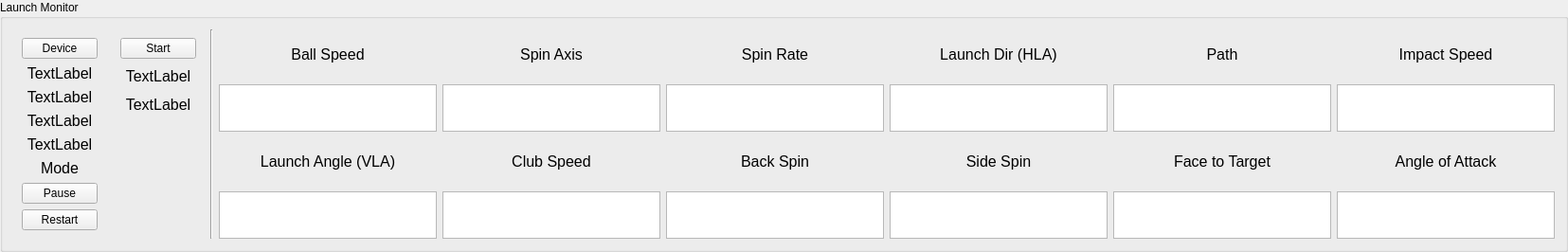
             <widget class="QGroupBox" name="launch_monitor_groupbox">
              <property name="title">
               <string>Launch Monitor</string>
              </property>
              <layout class="QHBoxLayout" name="horizontalLayout_13">
               <item>
                <layout class="QHBoxLayout" name="horizontalLayout_12" stretch="0,0,0,0">
                 <property name="sizeConstraint">
                  <enum>QLayout::SizeConstraint::SetDefaultConstraint</enum>
                 </property>
                 <item>
                  <widget class="QWidget" name="device_control_widget" native="true">
                   <layout class="QVBoxLayout" name="verticalLayout_8">
                    <property name="sizeConstraint">
                     <enum>QLayout::SizeConstraint::SetDefaultConstraint</enum>
                    </property>
                    <item>
                     <widget class="QPushButton" name="select_device_button">
                      <property name="sizePolicy">
                       <sizepolicy hsizetype="Minimum" vsizetype="Fixed">
                        <horstretch>0</horstretch>
                        <verstretch>0</verstretch>
                       </sizepolicy>
                      </property>
                      <property name="maximumSize">
                       <size>
                        <width>16777215</width>
                        <height>16777215</height>
                       </size>
                      </property>
                      <property name="text">
                       <string>Device</string>
                      </property>
                     </widget>
                    </item>
                    <item>
                     <widget class="QLabel" name="selected_device">
                      <property name="font">
                       <font>
                        <pointsize>12</pointsize>
                       </font>
                      </property>
                      <property name="text">
                       <string>TextLabel</string>
                      </property>
                      <property name="alignment">
                       <set>Qt::AlignmentFlag::AlignCenter</set>
                      </property>
                      <property name="margin">
                       <number>5</number>
                      </property>
                     </widget>
                    </item>
                    <item>
                     <widget class="QLabel" name="selected_mirror_app">
                      <property name="sizePolicy">
                       <sizepolicy hsizetype="Preferred" vsizetype="Preferred">
                        <horstretch>0</horstretch>
                        <verstretch>0</verstretch>
                       </sizepolicy>
                      </property>
                      <property name="minimumSize">
                       <size>
                        <width>0</width>
                        <height>0</height>
                       </size>
                      </property>
                      <property name="font">
                       <font>
                        <pointsize>12</pointsize>
                        <bold>false</bold>
                       </font>
                      </property>
                      <property name="text">
                       <string>TextLabel</string>
                      </property>
                      <property name="alignment">
                       <set>Qt::AlignmentFlag::AlignCenter</set>
                      </property>
                      <property name="margin">
                       <number>5</number>
                      </property>
                     </widget>
                    </item>
                    <item>
                     <widget class="QLabel" name="connector_status">
                      <property name="font">
                       <font>
                        <pointsize>12</pointsize>
                       </font>
                      </property>
                      <property name="text">
                       <string>TextLabel</string>
                      </property>
                      <property name="alignment">
                       <set>Qt::AlignmentFlag::AlignCenter</set>
                      </property>
                      <property name="margin">
                       <number>5</number>
                      </property>
                     </widget>
                    </item>
                    <item>
                     <widget class="QLabel" name="ocr_training_file_label">
                      <property name="font">
                       <font>
                        <pointsize>12</pointsize>
                       </font>
                      </property>
                      <property name="text">
                       <string>TextLabel</string>
                      </property>
                      <property name="alignment">
                       <set>Qt::AlignmentFlag::AlignCenter</set>
                      </property>
                      <property name="margin">
                       <number>5</number>
                      </property>
                     </widget>
                    </item>
                    <item>
                     <widget class="QLabel" name="mode_label">
                      <property name="font">
                       <font>
                        <pointsize>12</pointsize>
                       </font>
                      </property>
                      <property name="text">
                       <string>Mode</string>
                      </property>
                      <property name="alignment">
                       <set>Qt::AlignmentFlag::AlignCenter</set>
                      </property>
                      <property name="margin">
                       <number>5</number>
                      </property>
                     </widget>
                    </item>
                    <item>
                     <widget class="QPushButton" name="pause_button">
                      <property name="text">
                       <string>Pause</string>
                      </property>
                     </widget>
                    </item>
                    <item>
                     <widget class="QPushButton" name="restart_button">
                      <property name="text">
                       <string>Restart</string>
                      </property>
                     </widget>
                    </item>
                   </layout>
                  </widget>
                 </item>
                 <item>
                  <widget class="QWidget" name="server_control_widget" native="true">
                   <layout class="QVBoxLayout" name="verticalLayout_12">
                    <property name="sizeConstraint">
                     <enum>QLayout::SizeConstraint::SetDefaultConstraint</enum>
                    </property>
                    <item>
                     <widget class="QPushButton" name="start_server_button">
                      <property name="sizePolicy">
                       <sizepolicy hsizetype="Minimum" vsizetype="Fixed">
                        <horstretch>0</horstretch>
                        <verstretch>0</verstretch>
                       </sizepolicy>
                      </property>
                      <property name="maximumSize">
                       <size>
                        <width>16777215</width>
                        <height>16777215</height>
                       </size>
                      </property>
                      <property name="text">
                       <string>Start</string>
                      </property>
                     </widget>
                    </item>
                    <item>
                     <widget class="QLabel" name="server_status_label">
                      <property name="font">
                       <font>
                        <pointsize>12</pointsize>
                       </font>
                      </property>
                      <property name="text">
                       <string>TextLabel</string>
                      </property>
                      <property name="alignment">
                       <set>Qt::AlignmentFlag::AlignCenter</set>
                      </property>
                      <property name="margin">
                       <number>5</number>
                      </property>
                     </widget>
                    </item>
                    <item>
                     <widget class="QLabel" name="server_connection_label">
                      <property name="sizePolicy">
                       <sizepolicy hsizetype="Preferred" vsizetype="Preferred">
                        <horstretch>0</horstretch>
                        <verstretch>0</verstretch>
                       </sizepolicy>
                      </property>
                      <property name="minimumSize">
                       <size>
                        <width>0</width>
                        <height>0</height>
                       </size>
                      </property>
                      <property name="font">
                       <font>
                        <pointsize>12</pointsize>
                        <bold>false</bold>
                       </font>
                      </property>
                      <property name="text">
                       <string>TextLabel</string>
                      </property>
                      <property name="alignment">
                       <set>Qt::AlignmentFlag::AlignCenter</set>
                      </property>
                      <property name="margin">
                       <number>5</number>
                      </property>
                     </widget>
                    </item>
                    <item>
                     <widget class="QLabel" name="launch_monitor_rssi_label">
                      <property name="sizePolicy">
                       <sizepolicy hsizetype="Preferred" vsizetype="Preferred">
                        <horstretch>0</horstretch>
                        <verstretch>0</verstretch>
                       </sizepolicy>
                      </property>
                      <property name="minimumSize">
                       <size>
                        <width>0</width>
                        <height>0</height>
                       </size>
                      </property>
                      <property name="font">
                       <font>
                        <pointsize>12</pointsize>
                        <bold>false</bold>
                       </font>
                      </property>
                      <property name="text">
                       <string/>
                      </property>
                      <property name="alignment">
                       <set>Qt::AlignmentFlag::AlignCenter</set>
                      </property>
                      <property name="margin">
                       <number>5</number>
                      </property>
                     </widget>
                    </item>
                    <item>
                     <widget class="QLabel" name="launch_monitor_battery_label">
                      <property name="sizePolicy">
                       <sizepolicy hsizetype="Preferred" vsizetype="Preferred">
                        <horstretch>0</horstretch>
                        <verstretch>0</verstretch>
                       </sizepolicy>
                      </property>
                      <property name="minimumSize">
                       <size>
                        <width>0</width>
                        <height>0</height>
                       </size>
                      </property>
                      <property name="font">
                       <font>
                        <pointsize>12</pointsize>
                        <bold>false</bold>
                       </font>
                      </property>
                      <property name="text">
                       <string/>
                      </property>
                      <property name="alignment">
                       <set>Qt::AlignmentFlag::AlignCenter</set>
                      </property>
                      <property name="margin">
                       <number>5</number>
                      </property>
                     </widget>
                    </item>
                    <item>
                     <widget class="QLabel" name="launch_monitor_event_label">
                      <property name="sizePolicy">
                       <sizepolicy hsizetype="Preferred" vsizetype="Preferred">
                        <horstretch>0</horstretch>
                        <verstretch>0</verstretch>
                       </sizepolicy>
                      </property>
                      <property name="minimumSize">
                       <size>
                        <width>0</width>
                        <height>0</height>
                       </size>
                      </property>
                      <property name="font">
                       <font>
                        <pointsize>12</pointsize>
                        <bold>false</bold>
                       </font>
                      </property>
                      <property name="text">
                       <string/>
                      </property>
                      <property name="alignment">
                       <set>Qt::AlignmentFlag::AlignCenter</set>
                      </property>
                      <property name="margin">
                       <number>5</number>
                      </property>
                     </widget>
                    </item>
                    <item>
                     <widget class="QLabel" name="token_expiry_label">
                      <property name="sizePolicy">
                       <sizepolicy hsizetype="Preferred" vsizetype="Preferred">
                        <horstretch>0</horstretch>
                        <verstretch>0</verstretch>
                       </sizepolicy>
                      </property>
                      <property name="minimumSize">
                       <size>
                        <width>0</width>
                        <height>0</height>
                       </size>
                      </property>
                      <property name="font">
                       <font>
                        <pointsize>12</pointsize>
                        <bold>false</bold>
                       </font>
                      </property>
                      <property name="text">
                       <string/>
                      </property>
                      <property name="alignment">
                       <set>Qt::AlignmentFlag::AlignCenter</set>
                      </property>
                      <property name="margin">
                       <number>5</number>
                      </property>
                     </widget>
                    </item>
                   </layout>
                  </widget>
                 </item>
                 <item>
                  <widget class="Line" name="line">
                   <property name="orientation">
                    <enum>Qt::Orientation::Vertical</enum>
                   </property>
                  </widget>
                 </item>
                 <item>
                  <layout class="QVBoxLayout" name="edit_field_layout">
                   <item>
                    <layout class="QHBoxLayout" name="horizontalLayout_7">
                     <property name="sizeConstraint">
                      <enum>QLayout::SizeConstraint::SetFixedSize</enum>
                     </property>
                    </layout>
                   </item>
                   <item>
                    <layout class="QHBoxLayout" name="horizontalLayout_2">
                     <property name="sizeConstraint">
                      <enum>QLayout::SizeConstraint::SetFixedSize</enum>
                     </property>
                     <item>
                      <widget class="QLabel" name="label_2">
                       <property name="font">
                        <font>
                         <pointsize>12</pointsize>
                        </font>
                       </property>
                       <property name="text">
                        <string>Ball Speed</string>
                       </property>
                       <property name="alignment">
                        <set>Qt::AlignmentFlag::AlignCenter</set>
                       </property>
                      </widget>
                     </item>
                     <item>
                      <widget class="QLabel" name="label_3">
                       <property name="font">
                        <font>
                         <pointsize>12</pointsize>
                        </font>
                       </property>
                       <property name="text">
                        <string>Spin Axis</string>
                       </property>
                       <property name="alignment">
                        <set>Qt::AlignmentFlag::AlignCenter</set>
                       </property>
                      </widget>
                     </item>
                     <item>
                      <widget class="QLabel" name="label">
                       <property name="font">
                        <font>
                         <pointsize>12</pointsize>
                        </font>
                       </property>
                       <property name="text">
                        <string>Spin Rate</string>
                       </property>
                       <property name="alignment">
                        <set>Qt::AlignmentFlag::AlignCenter</set>
                       </property>
                      </widget>
                     </item>
                     <item>
                      <widget class="QLabel" name="label_4">
                       <property name="font">
                        <font>
                         <pointsize>12</pointsize>
                        </font>
                       </property>
                       <property name="text">
                        <string>Launch Dir (HLA)</string>
                       </property>
                       <property name="alignment">
                        <set>Qt::AlignmentFlag::AlignCenter</set>
                       </property>
                      </widget>
                     </item>
                     <item>
                      <widget class="QLabel" name="label_6">
                       <property name="font">
                        <font>
                         <pointsize>12</pointsize>
                        </font>
                       </property>
                       <property name="text">
                        <string>Path</string>
                       </property>
                       <property name="alignment">
                        <set>Qt::AlignmentFlag::AlignCenter</set>
                       </property>
                      </widget>
                     </item>
                     <item>
                      <widget class="QLabel" name="label_9">
                       <property name="font">
                        <font>
                         <pointsize>12</pointsize>
                        </font>
                       </property>
                       <property name="text">
                        <string>Impact Speed</string>
                       </property>
                       <property name="alignment">
                        <set>Qt::AlignmentFlag::AlignCenter</set>
                       </property>
                      </widget>
                     </item>
                    </layout>
                   </item>
                   <item>
                    <layout class="QHBoxLayout" name="edit_field_layout1">
                     <property name="sizeConstraint">
                      <enum>QLayout::SizeConstraint::SetFixedSize</enum>
                     </property>
                     <item>
                      <widget class="QTextEdit" name="speed_edit">
                       <property name="sizePolicy">
                        <sizepolicy hsizetype="Maximum" vsizetype="Maximum">
                         <horstretch>0</horstretch>
                         <verstretch>0</verstretch>
                        </sizepolicy>
                       </property>
                       <property name="maximumSize">
                        <size>
                         <width>230</width>
                         <height>50</height>
                        </size>
                       </property>
                       <property name="font">
                        <font>
                         <pointsize>14</pointsize>
                        </font>
                       </property>
                      </widget>
                     </item>
                     <item>
                      <widget class="QTextEdit" name="spin_axis_edit">
                       <property name="sizePolicy">
                        <sizepolicy hsizetype="Maximum" vsizetype="Maximum">
                         <horstretch>0</horstretch>
                         <verstretch>0</verstretch>
                        </sizepolicy>
                       </property>
                       <property name="maximumSize">
                        <size>
                         <width>230</width>
                         <height>50</height>
                        </size>
                       </property>
                       <property name="font">
                        <font>
                         <pointsize>14</pointsize>
                        </font>
                       </property>
                      </widget>
                     </item>
                     <item>
                      <widget class="QTextEdit" name="total_spin_edit">
                       <property name="sizePolicy">
                        <sizepolicy hsizetype="Maximum" vsizetype="Maximum">
                         <horstretch>0</horstretch>
                         <verstretch>0</verstretch>
                        </sizepolicy>
                       </property>
                       <property name="maximumSize">
                        <size>
                         <width>230</width>
                         <height>50</height>
                        </size>
                       </property>
                       <property name="font">
                        <font>
                         <pointsize>14</pointsize>
                        </font>
                       </property>
                      </widget>
                     </item>
                     <item>
                      <widget class="QTextEdit" name="hla_edit">
                       <property name="sizePolicy">
                        <sizepolicy hsizetype="Maximum" vsizetype="Maximum">
                         <horstretch>0</horstretch>
                         <verstretch>0</verstretch>
                        </sizepolicy>
                       </property>
                       <property name="maximumSize">
                        <size>
                         <width>230</width>
                         <height>50</height>
                        </size>
                       </property>
                       <property name="font">
                        <font>
                         <pointsize>14</pointsize>
                        </font>
                       </property>
                      </widget>
                     </item>
                     <item>
                      <widget class="QTextEdit" name="path_edit">
                       <property name="sizePolicy">
                        <sizepolicy hsizetype="Maximum" vsizetype="Maximum">
                         <horstretch>0</horstretch>
                         <verstretch>0</verstretch>
                        </sizepolicy>
                       </property>
                       <property name="maximumSize">
                        <size>
                         <width>230</width>
                         <height>50</height>
                        </size>
                       </property>
                       <property name="font">
                        <font>
                         <pointsize>14</pointsize>
                        </font>
                       </property>
                      </widget>
                     </item>
                     <item>
                      <widget class="QTextEdit" name="speed_at_impact_edit">
                       <property name="sizePolicy">
                        <sizepolicy hsizetype="Maximum" vsizetype="Maximum">
                         <horstretch>0</horstretch>
                         <verstretch>0</verstretch>
                        </sizepolicy>
                       </property>
                       <property name="maximumSize">
                        <size>
                         <width>230</width>
                         <height>50</height>
                        </size>
                       </property>
                       <property name="font">
                        <font>
                         <pointsize>14</pointsize>
                        </font>
                       </property>
                      </widget>
                     </item>
                    </layout>
                   </item>
                   <item>
                    <layout class="QHBoxLayout" name="horizontalLayout_5">
                     <property name="sizeConstraint">
                      <enum>QLayout::SizeConstraint::SetFixedSize</enum>
                     </property>
                     <item>
                      <widget class="QLabel" name="label_7">
                       <property name="font">
                        <font>
                         <pointsize>12</pointsize>
                        </font>
                       </property>
                       <property name="text">
                        <string>Launch Angle (VLA)</string>
                       </property>
                       <property name="alignment">
                        <set>Qt::AlignmentFlag::AlignCenter</set>
                       </property>
                      </widget>
                     </item>
                     <item>
                      <widget class="QLabel" name="label_8">
                       <property name="font">
                        <font>
                         <pointsize>12</pointsize>
                        </font>
                       </property>
                       <property name="text">
                        <string>Club Speed</string>
                       </property>
                       <property name="alignment">
                        <set>Qt::AlignmentFlag::AlignCenter</set>
                       </property>
                      </widget>
                     </item>
                     <item>
                      <widget class="QLabel" name="label_5">
                       <property name="font">
                        <font>
                         <pointsize>12</pointsize>
                        </font>
                       </property>
                       <property name="text">
                        <string>Back Spin</string>
                       </property>
                       <property name="alignment">
                        <set>Qt::AlignmentFlag::AlignCenter</set>
                       </property>
                      </widget>
                     </item>
                     <item>
                      <widget class="QLabel" name="SideSpin">
                       <property name="font">
                        <font>
                         <pointsize>12</pointsize>
                        </font>
                       </property>
                       <property name="text">
                        <string>Side Spin</string>
                       </property>
                       <property name="alignment">
                        <set>Qt::AlignmentFlag::AlignCenter</set>
                       </property>
                      </widget>
                     </item>
                     <item>
                      <widget class="QLabel" name="SideSpin_2">
                       <property name="font">
                        <font>
                         <pointsize>12</pointsize>
                        </font>
                       </property>
                       <property name="text">
                        <string>Face to Target</string>
                       </property>
                       <property name="alignment">
                        <set>Qt::AlignmentFlag::AlignCenter</set>
                       </property>
                      </widget>
                     </item>
                     <item>
                      <widget class="QLabel" name="SideSpin_3">
                       <property name="font">
                        <font>
                         <pointsize>12</pointsize>
                        </font>
                       </property>
                       <property name="text">
                        <string>Angle of Attack</string>
                       </property>
                       <property name="alignment">
                        <set>Qt::AlignmentFlag::AlignCenter</set>
                       </property>
                      </widget>
                     </item>
                    </layout>
                   </item>
                   <item>
                    <layout class="QHBoxLayout" name="horizontalLayout_6">
                     <property name="sizeConstraint">
                      <enum>QLayout::SizeConstraint::SetFixedSize</enum>
                     </property>
                     <item>
                      <widget class="QTextEdit" name="vla_edit">
                       <property name="sizePolicy">
                        <sizepolicy hsizetype="Maximum" vsizetype="Maximum">
                         <horstretch>0</horstretch>
                         <verstretch>0</verstretch>
                        </sizepolicy>
                       </property>
                       <property name="maximumSize">
                        <size>
                         <width>230</width>
                         <height>50</height>
                        </size>
                       </property>
                       <property name="font">
                        <font>
                         <pointsize>14</pointsize>
                        </font>
                       </property>
                      </widget>
                     </item>
                     <item>
                      <widget class="QTextEdit" name="club_speed_edit">
                       <property name="sizePolicy">
                        <sizepolicy hsizetype="Maximum" vsizetype="Maximum">
                         <horstretch>0</horstretch>
                         <verstretch>0</verstretch>
                        </sizepolicy>
                       </property>
                       <property name="maximumSize">
                        <size>
                         <width>230</width>
                         <height>50</height>
                        </size>
                       </property>
                       <property name="font">
                        <font>
                         <pointsize>14</pointsize>
                        </font>
                       </property>
                      </widget>
                     </item>
                     <item>
                      <widget class="QTextEdit" name="back_spin_edit">
                       <property name="sizePolicy">
                        <sizepolicy hsizetype="Maximum" vsizetype="Maximum">
                         <horstretch>0</horstretch>
                         <verstretch>0</verstretch>
                        </sizepolicy>
                       </property>
                       <property name="maximumSize">
                        <size>
                         <width>230</width>
                         <height>50</height>
                        </size>
                       </property>
                       <property name="font">
                        <font>
                         <pointsize>14</pointsize>
                        </font>
                       </property>
                      </widget>
                     </item>
                     <item>
                      <widget class="QTextEdit" name="side_spin_edit">
                       <property name="sizePolicy">
                        <sizepolicy hsizetype="Maximum" vsizetype="Maximum">
                         <horstretch>0</horstretch>
                         <verstretch>0</verstretch>
                        </sizepolicy>
                       </property>
                       <property name="maximumSize">
                        <size>
                         <width>230</width>
                         <height>50</height>
                        </size>
                       </property>
                       <property name="font">
                        <font>
                         <pointsize>14</pointsize>
                        </font>
                       </property>
                      </widget>
                     </item>
                     <item>
                      <widget class="QTextEdit" name="face_to_target_edit">
                       <property name="sizePolicy">
                        <sizepolicy hsizetype="Maximum" vsizetype="Maximum">
                         <horstretch>0</horstretch>
                         <verstretch>0</verstretch>
                        </sizepolicy>
                       </property>
                       <property name="maximumSize">
                        <size>
                         <width>230</width>
                         <height>50</height>
                        </size>
                       </property>
                       <property name="font">
                        <font>
                         <pointsize>14</pointsize>
                        </font>
                       </property>
                      </widget>
                     </item>
                     <item>
                      <widget class="QTextEdit" name="angle_of_attack_edit">
                       <property name="sizePolicy">
                        <sizepolicy hsizetype="Maximum" vsizetype="Maximum">
                         <horstretch>0</horstretch>
                         <verstretch>0</verstretch>
                        </sizepolicy>
                       </property>
                       <property name="maximumSize">
                        <size>
                         <width>230</width>
                         <height>50</height>
                        </size>
                       </property>
                       <property name="font">
                        <font>
                         <pointsize>14</pointsize>
                        </font>
                       </property>
                      </widget>
                     </item>
                    </layout>
                   </item>
                  </layout>
                 </item>
                </layout>
               </item>
              </layout>
             </widget>
